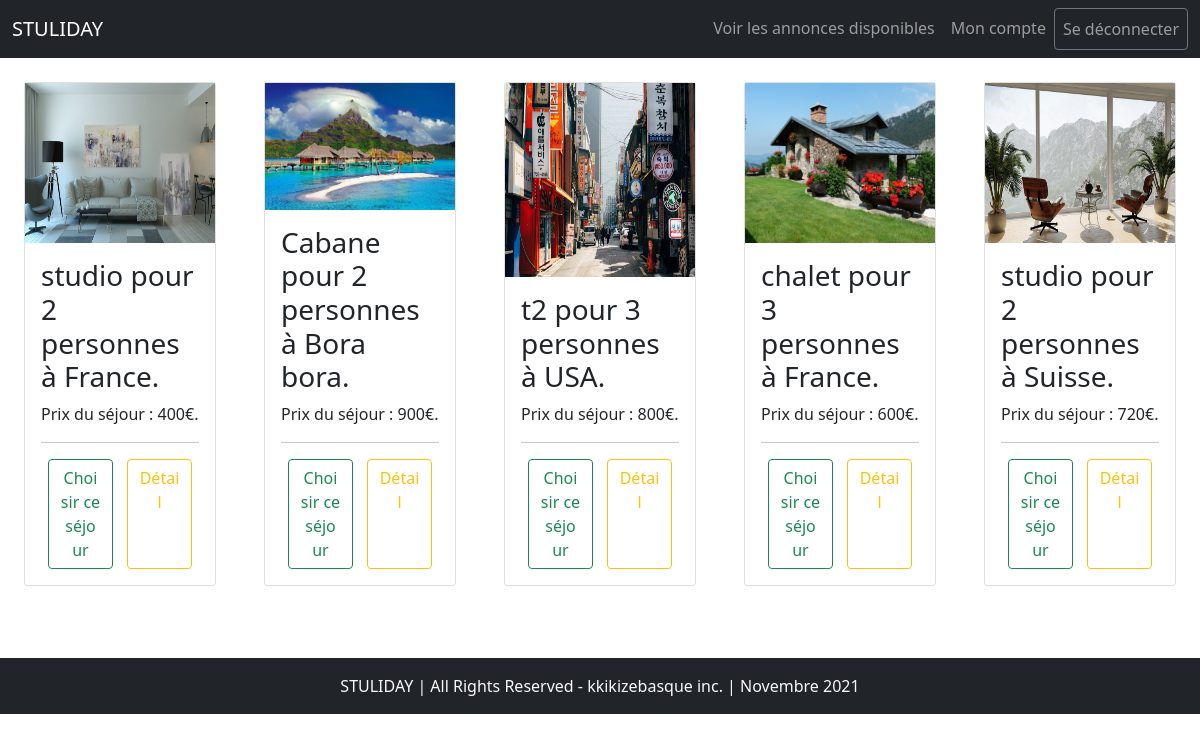
The app's page /annonces.php (signed in) with its own data.
### tables this page shows
CREATE TABLE `location` (
  `location_id` int(11) NOT NULL,
  `type` varchar(255) NOT NULL,
  `capacity` int(11) NOT NULL,
  `location_adress` varchar(255) DEFAULT NULL,
  `country` varchar(255) NOT NULL,
  `description` text DEFAULT NULL,
  `price` float NOT NULL,
  `image` varchar(512) DEFAULT NULL,
  `date_start` date NOT NULL,
  `date_end` date NOT NULL,
  `auth-id` int(11) NOT NULL
);

### _view-annonces.php (called while the page is built)
<?php
$viewAnnonces = 'SELECT * from location';
$reqViewAnnonces = $connexion->query($viewAnnonces);
$annonces = $reqViewAnnonces->fetchAll();
?>

### annonces.php (the view, shortened to what this page needs)
<?php
require 'includes/connect.php';
include_once '_navbar.php';
include_once '_view-annonces.php';
?>
<div class="d-flex">
<?php
foreach($annonces as $annonce){
?>
<div class="card m-4" style="width:20%">
    <img src="<?php echo $annonce['image']; ?>" alt="<?php echo $annonce['type']; ?>" class="d-block w-100 img-fluid" style="oject-fit:cover; height:50%;">
    <div class="card-body">
        <h3 class="card-title"><?php echo $annonce['type'];?> pour <?php echo $annonce['capacity']; ?> personnes à <?php echo $annonce['country']?>.</h3>
        <p>Prix du séjour : <?php echo $annonce['price']; ?>€.</p>
        <hr>
        <div class="d-flex justify-content-around">
        <a href="#" class="btn btn-outline-success col-5">Choisir ce séjour</a>
        <a href="detail.php?id=<?php echo $annonce['location_id']; ?>" class="btn btn-outline-warning col-5">Détail</a>
        </div>
    </div>
</div>
<?php
}
?>
</div>
<?php
include_once "_footer.php";
?>

### records on screen
location: image+type (picture), type "studio", capacity "2", country "France", price "400"
location: image (picture), type "Cabane", capacity "2", country "Bora bora", price "900"
location: image (picture), type "t2", capacity "3", country "USA", price "800"
location: image (picture), type "chalet", capacity "3", country "France", price "600"
location: image (picture), type "studio", capacity "2", country "Suisse", price "720"
